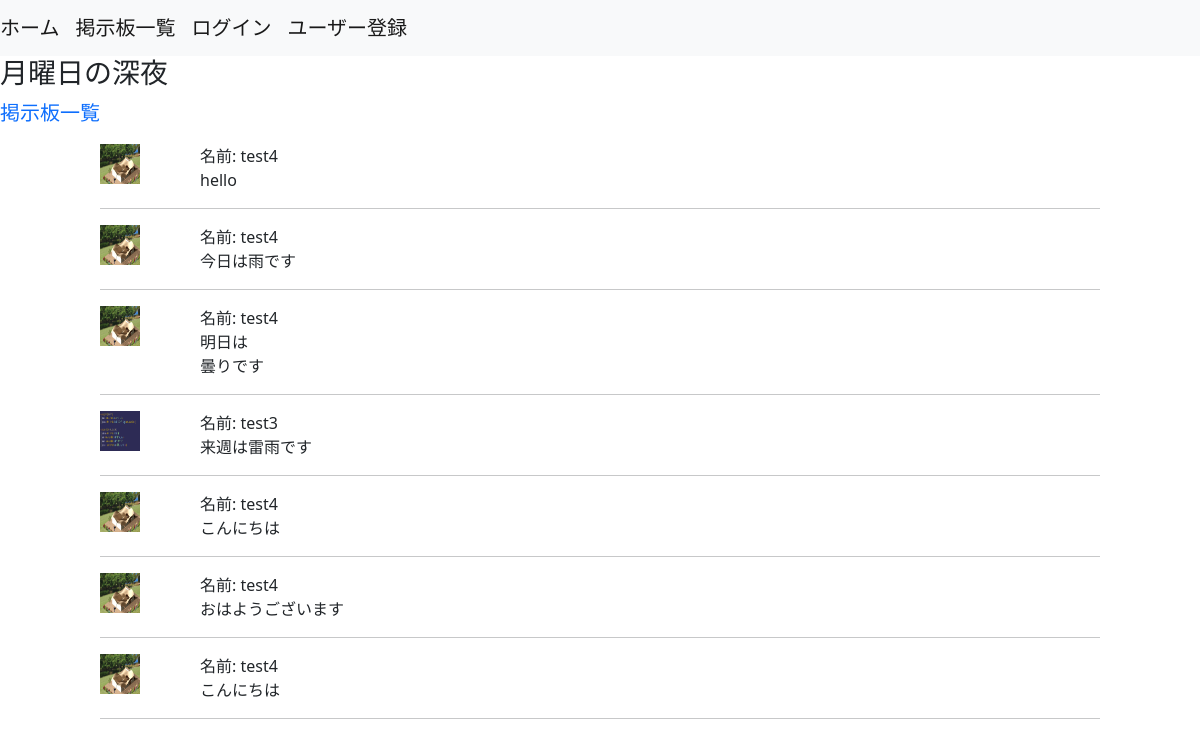
Page /boards/post_comments/1 on the committed database.
### boards/models.py (models this page shows)
class Themes(models.Model):
    title = models.CharField(max_length=255)
    user = models.ForeignKey('accounts.Users', on_delete=models.CASCADE)
    objects = ThemesManeger()
    class Meta:
        db_table = 'themes'

class Comments(models.Model):
    comment = models.CharField(max_length=100)
    user = models.ForeignKey('accounts.Users', on_delete=models.CASCADE)
    theme = models.ForeignKey('Themes', on_delete=models.CASCADE)
    objects = CommentsManeger()
    class Meta:
        db_table = 'comments'

### accounts/models.py (models this page shows)
class Users(AbstractBaseUser, PermissionsMixin):
    username = models.CharField(max_length=255)
    age = models.PositiveSmallIntegerField()
    email = models.EmailField(max_length=255, unique=True)
    is_active = models.BooleanField(default=False)
    is_staff = models.BooleanField(default=False)
    picture = models.FileField(null=True, upload_to='picture/')
    objects = UserManager()
    USERNAME_FIELD = 'email'
    REQUIRED_FIELDS = ['username']
    class Meta:
        db_table = 'users'

### boards/views.py (the view, shortened to what this page needs)
# urls.py: path('post_comments/<int:theme_id>', views.post_comments, name='post_comments'),
def post_comments(request, theme_id):
    saved_comment = cache.get(f'saved_comment-theme_id={theme_id}-user_id={request.user.id}', '')
    post_comment_form = forms.PostCommentForm(request.POST or None, initial={'comment': saved_comment})
    comments = Comments.objects.fetch_by_theme_id(theme_id)
    theme = get_object_or_404(Themes, id=theme_id)
    return render(request, 'boards/post_comments.html', context={
        'post_comment_form': post_comment_form, 'theme': theme, 'comments': comments
        }
    )

### boards/models.py (called while the page is built)
    def fetch_by_theme_id(self, theme_id):
        return self.filter(theme_id=theme_id).order_by('id').all()

### templates/boards/post_comments.html (shortened to what this page needs)
{% extends "base.html" %}
{% block content%}
<h3>{{theme.title}}</h3>
<p><a class="navbar-brand" href="{% url 'boards:list_themes' %}">掲示板一覧</a></p>
{% for comment in comments %}
<div class="col-1 offset-1">
    {% if comment.user.picture %}
        <img style="float: left; " width="40px" height="40px" src="{{ comment.user.picture.url }}">
    {% endif %}
</div>
<div class="col-8 offset-2">
    <p class=" my-0 ">名前: {{ comment.user.username }}</p>
    <p class=" my-0 ">{{ comment.comment | linebreaks }}</p>
</div>
<div class="col-10 offset-1">
    <hr class="mt-0">
</div>
{% endfor %}
{% endblock %}

### templates/base.html (shortened to what this page needs)
<!DOCTYPE html>
<html lang="ja">
    <head>
        <link href="https://cdn.jsdelivr.net/npm/bootstrap@5.1.3/dist/css/bootstrap.min.css" rel="stylesheet">
    </head>
    <body>
        <nav class="navbar navbar-expand-lg navbar-light bg-light">
            <a class="navbar-brand" href="{% url 'boards:home' %}">ホーム</a>
            <a class="navbar-brand" href="{% url 'boards:list_themes' %}">掲示板一覧</a>
            {% if user.is_authenticated %}
            <a class="navbar-brand" href="{% url 'boards:create_theme' %}">掲示板作成</a>
            <a class="navbar-brand" href="{% url 'boards:list_themes' %}">掲示板一覧</a>
            <a class="navbar-brand" href="{% url 'accounts:user_logout' %}">ログアウト</a>
            <a class="navbar-brand" href="{% url 'accounts:user_edit' %}">ユーザー情報更新</a>
            {% else %}
            <a class="navbar-brand" href="{% url 'accounts:user_login' %}">ログイン</a>
            <a class="navbar-brand" href="{% url 'accounts:regist' %}">ユーザー登録</a>
            {% endif %}
        </nav>
        {% block content %}{% endblock %}
    </body>
</html>

### rows in the picture
Themes: title "月曜日の深夜"
Comments: user.picture (picture), user.username "test4", comment "hello"
Comments: user.picture (picture), user.username "test4", comment "今日は雨です"
Comments: user.picture (picture), user.username "test4", comment "明日は 曇りです"
Comments: user.picture (picture), user.username "test3", comment "来週は雷雨です"
Comments: user.picture (picture), user.username "test4", comment "こんにちは"
Comments: user.picture (picture), user.username "test4", comment "おはようございます"
Comments: user.picture (picture), user.username "test4", comment "こんにちは"
